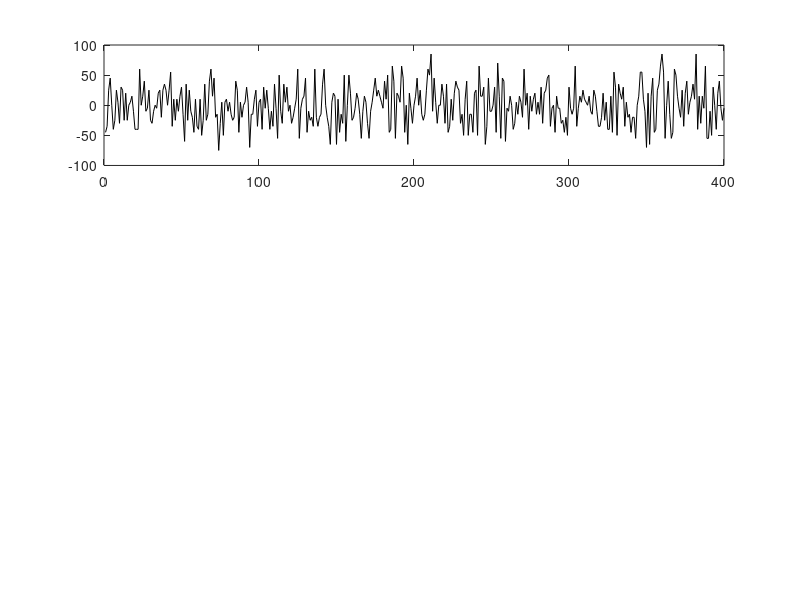

Source code (MATLAB): (Note: this script raises an error after producing the figure.)
function pa_genexp_spatialprior
% PA_GENEXP_SPATIALPRIOR
%
% This will generate an EXP-file of a spatial prior learning
% experiment. EXP-files are used for the psychophysical experiments at the
% Biophysics Department of the Donders Institute for Brain, Cognition and
% Behavior of the Radboud University Nijmegen, the Netherlands.
% 
% See also the manual for the experimental set-ups at www.mbys.ru.nl/staff/m.vanwanrooij/neuralcode/manuals/audtoolbox.pdf.
% See also WRITESND, WRITELED, WRITETRG, etc

% (c) 2012 Marc van Wanrooij
% e-mail: marcvanwanrooij@neural-code.com

%% Initialization
home;
disp('>> GENERATING EXPERIMENT <<');
close all
clear all;

% Default input
minled      = 300;
maxled      = 800;
snd			= 8;
expfile     = ['spatialprior.exp'];
datdir      = 'DAT';
minsnd      = 200;
maxsnd      = 200;

%% Some Flags
showexp     = 0;

%% Stimuli
n = 400;
x = 1:n;
freq	= 0.001; % 1 cycle per 100 trials
sd		= 40*sin(2*pi*freq*x+0.5*pi).^2+5;
sd = repmat(45,size(sd));


az = NaN(size(sd));
el = az;
for ii = 1:n
	az(ii) = 5*round(sd(ii)*randn(1)/5);
	el(ii) = 5*round(sd(ii)*randn(1)/5);
	while abs(az(ii))+abs(el(ii))>90 || el(ii)<-55 || el(ii)>85 || abs(az(ii))>90
	az(ii) = 5*round(sd(ii)*randn(1)/5);
	el(ii) = 5*round(sd(ii)*randn(1)/5);
	end
	
end
el = 5*round(el/5);
az = round(az);
subplot(311)
plot(x,az,'k-');
hold on
[hp,hl] = pa_errorpatch(x,zeros(size(x)),sd,'r');
delete(hl);
xlabel('Trial number');
ylabel('Azimuth');
ylim([-90 90])

subplot(312)
plot(x,el,'k-');
hold on
[hp,hl] = pa_errorpatch(x,zeros(size(x)),sd,'r');
delete(hl);
xlabel('Trial number');
ylabel('Elevation');
ylim([-90 90])
pa_horline([-55, 85],'r--');

subplot(313)
plot(x,sqrt(el.^2+az.^2),'k-');
hold on
plot(x,sd,'r-','LineWidth',2);
xlabel('Trial number');
ylabel('Elevation');
ylim([0 90])

x = -180:180;
likelihoodsd = 5;

figure
for ii = 1:length(el);
% 	for ii = 1:200
	target		= el(ii)+likelihoodsd*randn;
	likelihood	= normpdf(x,target,likelihoodsd);
	
	if ii == 1
		priormu = 0;
		priorsd = 45;

		prior		= normpdf(x,priormu,priorsd);
	else
		priormu		= posteriormu;
		priorsd		= posteriorsd;
		prior		= normpdf(x,priormu,priorsd);
		
	end
% 		posterior	= prior.*likelihood;
% 		posterior1	= posterior/sum(posterior);
	posteriorsd = sqrt(((priorsd^2)*(likelihoodsd^2))/((priorsd^2)+(likelihoodsd^2)));
	posteriormu = (priorsd^2)*target/(priorsd^2+likelihoodsd^2)+(likelihoodsd^2)*priormu/(priorsd^2+likelihoodsd^2);
	posterior	= normpdf(x,posteriormu,posteriorsd);
	gain(ii)	= 1-(likelihoodsd^2)/(priorsd^2);
	
% 		[priorsd likelihoodsd posteriorsd gain(ii)]

	P(ii) = priorsd;
	clf
	plot(x,likelihood,'r-','LineWidth',2);
	hold on
	plot(x,prior,'k-','LineWidth',2);
	plot(x,posterior,'b-','LineWidth',3);
% 		plot(x,posterior1,'m-','LineWidth',2);

	xlim([-70 70]);
	title(gain(ii));
% 		pause(.5)
	drawnow
end

figure;plot(P)
% keyboard
